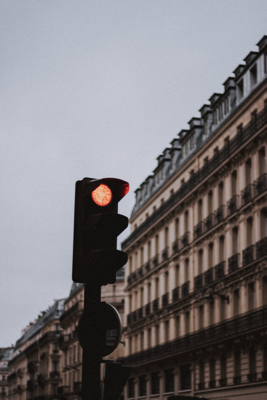
#> input picture FYP-SD-CSNN XuanYu/SD-CSNNwithRGB/road24.png, 267 x 400 px
$ python SURFandSIFTwithRGB.py
#> lines starting #> are read from the running program, lines starting #| are printed output that depends on the picture; after the words box and inside, x2 and y2 are one past the last pixel; in counts of white or black regions, pixels touching at a corner belong together
import cv2
import numpy as np

# read image
img = cv2.imread('road24.png')
#> img is the input picture: shape (400, 267, 3); mean B, G, R 121, 118.2, 121.9

# turn gray
gray = cv2.cvtColor(img, cv2.COLOR_BGR2GRAY)

#if you want to use surf key point extraction, please change here
sift = cv2.SIFT_create()
#surf = cv2.SIFT_create()
# key point
keypoints, descriptors = sift.detectAndCompute(img, None)
#> keypoints = 926 keypoints; strongest (x, y, size): (101, 195, 11), (118, 187, 12.5), (119, 247, 3.3), (84, 188, 13.5)
#keypoints, descriptors = surf.detectAndCompute(img, None)

# RGB filter
mask = 255 * np.ones(gray.shape, dtype=np.uint8)
lower_black = np.array([0, 0, 0], dtype=np.uint8)
upper_black = np.array([225, 225, 26], dtype=np.uint8)
hsv = cv2.cvtColor(img, cv2.COLOR_BGR2HSV)
#> hsv: shape (400, 267, 3); mean H, S, V 63.6, 42.3, 129.2
mask_bg = cv2.inRange(hsv, lower_black, upper_black)
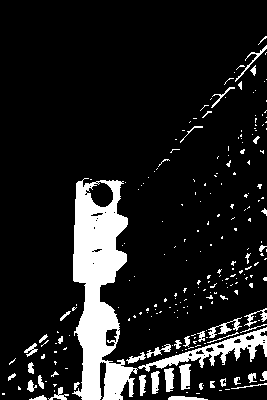
#> mask_bg: shape (400, 267); 12.3% white; 235 white regions (191 under 20 px), largest, box (x1, y1, x2, y2) and area: (72, 178, 138, 400) 8044, (138, 327, 267, 372) 1461, (179, 364, 191, 390) 227
mask = cv2.bitwise_and(mask, mask_bg)
gray_filtered = cv2.bitwise_and(gray, gray, mask=mask)
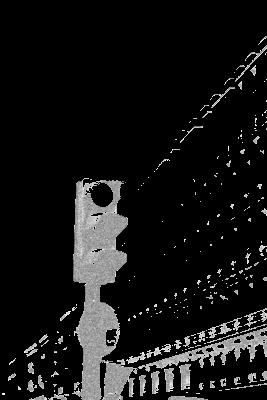
#> gray_filtered: shape (400, 267); min 0, max 26, mean 2.2; drawn with min black and max white
keypoints_filtered, descriptors_filtered = sift.detectAndCompute(gray_filtered, None)
#> keypoints_filtered = 25 keypoints; strongest (x, y, size): (165, 300, 2.2), (155, 305, 2.1), (147, 309, 2.1), (141, 313, 1.8)

# filter key points become red
sift_image_filtered = cv2.drawKeypoints(gray_filtered, keypoints_filtered, img, color=(0, 0, 255), flags=cv2.DRAW_MATCHES_FLAGS_DRAW_RICH_KEYPOINTS)
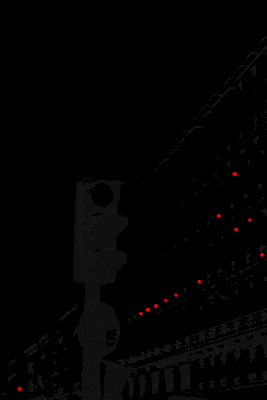
#> sift_image_filtered: shape (400, 267, 3); mean B, G, R 2.2, 2.2, 2.5

# plot show
cv2.imshow('image', sift_image_filtered)
# save
cv2.imwrite("24_filtered.jpg", sift_image_filtered)
cv2.waitKey(0)
cv2.destroyAllWindows()

$ run again, with FYP-SD-CSNN XuanYu/SD-CSNNwithRGB/road13.png copied over FYP-SD-CSNN XuanYu/SD-CSNNwithRGB/road24.png
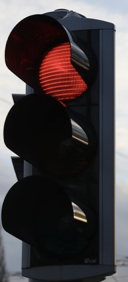
#> input picture FYP-SD-CSNN XuanYu/SD-CSNNwithRGB/road13.png, 128 x 282 px
#> img is the input picture: shape (282, 128, 3); mean B, G, R 67.4, 65.4, 70.6
#> keypoints = 72 keypoints; strongest (x, y, size): (73, 204, 1.9), (85, 220, 2.1), (20, 87, 9.5), (75, 217, 2)
#> hsv: shape (282, 128, 3); mean H, S, V 63.6, 54.3, 75.5
#> `mask_bg = cv2.inRange(hsv, lower_black, upper_black)`:
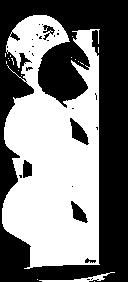
#> mask_bg: shape (282, 128); 48.6% white; 18 white regions (16 under 20 px), largest, box (x1, y1, x2, y2) and area: (2, 15, 100, 269) 17317, (39, 272, 115, 282) 203
#> `gray_filtered = cv2.bitwise_and(gray, gray, mask=mask)`:
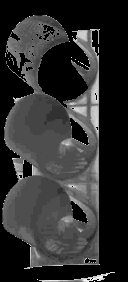
#> gray_filtered: shape (282, 128); min 0, max 26, mean 4.8; drawn with min black and max white
#> keypoints_filtered = (); descriptors_filtered = None
